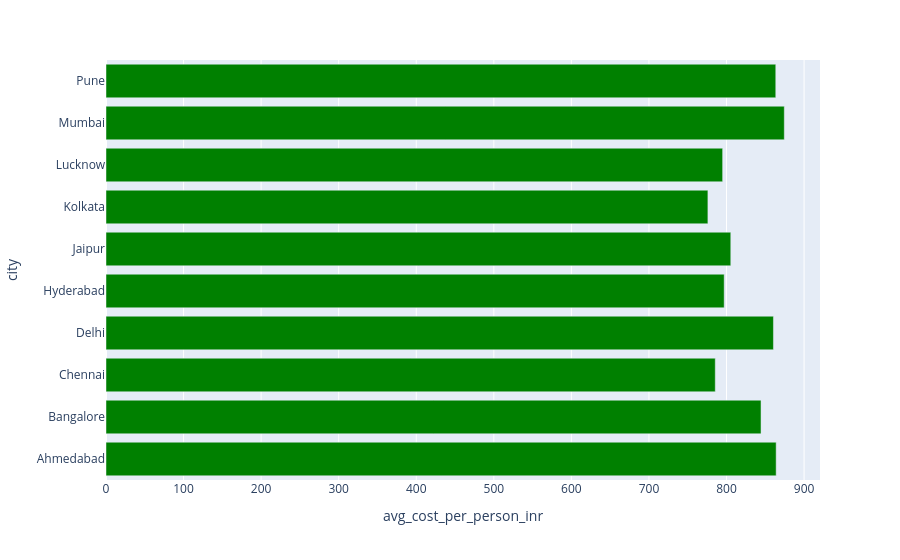

Notebook code cell kept with this figure:
### Code cell
fig_1 = px.bar(
    city_cost,
    x='avg_cost_per_person_inr',
    y='city',
    orientation='h',
    color_discrete_sequence=['green']
)
fig_1.show()

### Figure 1 — Plotly figure (JSON) as saved in the notebook; plotly's stock layout.template omitted (floating-point values rounded to 4 significant figures)
{"data": [{"hovertemplate": "avg_cost_per_person_inr=%{x}<br>city=%{y}<extra></extra>", "legendgroup": "", "marker": {"color": "green", "pattern": {"shape": ""}}, "name": "", "orientation": "h", "showlegend": false, "textposition": "auto", "type": "bar", "x": [864.0, 844.5, 785.5, 860.5, 797.0, 805.5, 776.0, 795.0, 874.5, 863.5], "xaxis": "x", "y": ["Ahmedabad", "Bangalore", "Chennai", "Delhi", "Hyderabad", "Jaipur", "Kolkata", "Lucknow", "Mumbai", "Pune"], "yaxis": "y"}], "layout": {"barmode": "relative", "legend": {"tracegroupgap": 0}, "margin": {"t": 60}, "xaxis": {"anchor": "y", "domain": [0, 1], "title": {"text": "avg_cost_per_person_inr"}}, "yaxis": {"anchor": "x", "domain": [0, 1], "title": {"text": "city"}}}}
